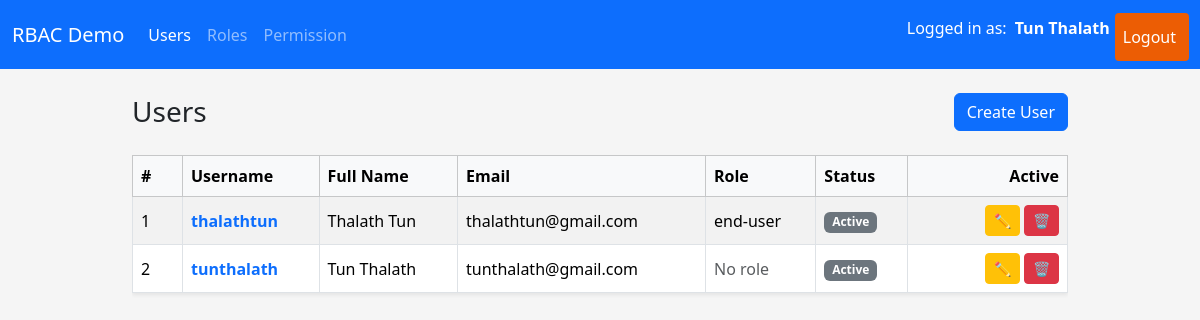
Page /users/ (signed in) on the earlier database version.
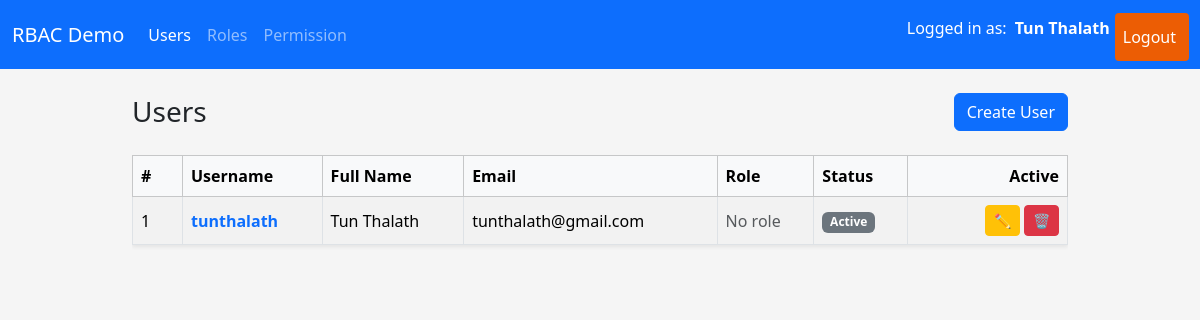
Same page on the later database version.
### app/models/user.py (models this page shows, shortened)
class User(UserMixin, db.Model):
    __tablename__ = "users"
    id = db.Column(db.Integer, primary_key=True)
    username = db.Column(db.String(80), unique=True, nullable=False)
    email = db.Column(db.String(120), unique=True, nullable=False)
    full_name = db.Column(db.String(120), nullable=False)
    is_active = db.Column(db.Boolean, default=True, nullable=False)
    password_hash = db.Column(db.String(255), nullable=False)
    created_at = db.Column(db.DateTime, default=datetime.utcnow, nullable=False)
    updated_at = db.Column(db.DateTime, default=datetime.utcnow, onupdate=datetime.utcnow, nullable=False)
    roles = db.relationship("Role", secondary=user_roles, back_populates="users")
    transactions = db.relationship("Transaction", backref="user", lazy=True)

### app/models/role.py (models this page shows, shortened)
class Role (db.Model):
    __tablename__ = "roles"
    id = db.Column(db.Integer, primary_key=True)
    name = db.Column(db.String(80), unique=True, nullable=False)
    description = db.Column(db.String(255))
    created_at = db.Column(db.DateTime, default=datetime.utcnow, nullable=False)
    updated_at = db.Column(
        db.DateTime, default=datetime.utcnow, onupdate=datetime.utcnow, nullable=False
    )
    users = db.relationship("User", secondary=user_roles, back_populates="roles")
    permissions = db.relationship("Permission", secondary=role_permissions, back_populates="roles")

### app/routes/user_routes.py (the view)
@user_bp.route("/")
@login_required
def index():
    users = UserService.get_all()
    return render_template("users/index.html", users=users)

### app/services/user_services.py (called while the page is built)
    @staticmethod
    def get_all() -> List[User]:
        return User.query.order_by(User.id.desc()).all()

### app/templates/users/index.html (shortened to what this page needs)
{% extends "layouts/base.html" %}
{% block content %}
<div class="d-flex justify-content-between align-items-center mb-4">
    <h1 class="h3 mb-0">Users</h1>
    <a href="{{ url_for('users.create') }}" class="btn btn-primary">Create User</a>
</div>
{% if users %}
<div class="table-responsive">
    <table class="table table-striped table-bordered align-middle shadow-sm">
        <thead class="table-light">
            <tr>
                <th style="width: 50px">#</th>
                <th>Username</th>
                <th>Full Name</th>
                <th>Email</th>
                <th>Role</th>
                <th>Status</th>
                <th class="text-end" style="width: 160px">Active</th>
            </tr>
        </thead>
        <tbody>
            {% for user in users %}
            <tr>
                <td>{{ loop.index }}</td>
                <td>
                    <a
                        href="{{ url_for('users.detail', user_id=user.id) }}"
                        class="text-decoration-none fw-semibold"
                    >
                    {{ user.username }}
                    </a>
                </td>
                <td>{{ user.full_name }}</td>
                <td>{{ user.email }}</td>
                <td>
                    {% if user.roles %}
                    {{ user.roles[0].name }}
                    {% else %}
                        <span class="text-muted">No role</span>
                    {% endif %}
                </td>
                <td>
                    {% if user.is_active %}
                        <span class="badge bg-secondary">Active</span>
                    {% else %}
                        <span class="badge bg-secondary">Inactive</span>
                    {% endif %}
                </td>
                <td class="text-end">
                    <a
                        href="{{ url_for('users.edit', user_id = user.id) }}"
                        class="btn btn-sm btn-warning"
                        title="Edit"
                    >
                    ✏️
                    </a>
                    <a
                        href="{{ url_for('users.delete_confirm', user_id = user.id) }}"
                        class="btn btn-sm btn-danger"
                        title="Delete"
                    >
                    🗑️
                    </a>
                </td>
            </tr>
            {% endfor %}
        </tbody>
    </table>
</div>
{% else %}
<div class="alert alert-info">
    No users found
    <a href="{{ url_for('users.create') }}">Create the first user</a>.
</div>
{% endif %}
{% endblock %}

### app/templates/layouts/base.html (shortened to what this page needs)
<!doctype html>
<html lang="en">
    <head>
        <link href="https://cdn.jsdelivr.net/npm/bootstrap@5.3.8/dist/css/bootstrap.min.css" rel="stylesheet" />
        <link rel="stylesheet" href="{{ url_for('static', filename='css/style.css') }} " />
    </head>
    <body>
        <nav class="navbar navbar-expand-lg navbar-dark bg-primary mb-4">
            <div class="container-fluid">
                <a class="navbar-brand" href="#">
                    RBAC Demo
                </a>
                <div class="collapse navbar-collapse" id="navbarMain">
                    <ul class="navbar-nav me-auto mb-2 mb-lg-0">
                        <li class="nav-item">
                            <a href="{{ url_for('users.index') }}"
                               class="nav-link {% if request.blueprint == 'users' %}active {% endif %}" >
                                Users
                            </a>
                        </li>
                        <li class="nav-item">
                            <a href="{{ url_for('roles.index') }}"
                               class="nav-link {% if request.blueprint == 'roles' %}active{% endif %}">
                                Roles
                            </a>
                        </li>
                        <li class="nav-item">
                            <a href="{{ url_for('permissions.index') }}"
                               class="nav-link {% if request.blueprint == 'permissions' %}active {% endif %}">
                                Permission
                            </a>
                        </li>
                    </ul>
                    <ul class="navbar-nav me-1 mb-2 mb-lg-0">
                        {% if current_user.is_authenticated %}
                        <li class="nav-item">
                            <li class="nav-item">
                                <span class="navbar text-white">
                                    Logged in as: <strong class="ms-2">{{ current_user.full_name }}</strong>
                                </span>
                            </li>
                        </li>
                        <li class="nav-item">
                            <a href="{{ url_for('auth.logout') }}" class="nav-link login-button">Logout</a>
                        </li>
                        {% else %}
                        <li class="nav-item">
                            <a href="{{ url_for('auth.login') }}" class="nav-link login-button">Login</a>
                        </li>
                        {% endif %}
                    </ul>
                </div>
            </div>
        </nav>
        <main class="container">
            {% block content %}{% endblock %}
        </main>
    </body>
</html>

Differences in the rows shown:
removed User: username "thalathtun", full_name "Thalath Tun", email "thalathtun@gmail.com", name "end-user", is_active "Active"
